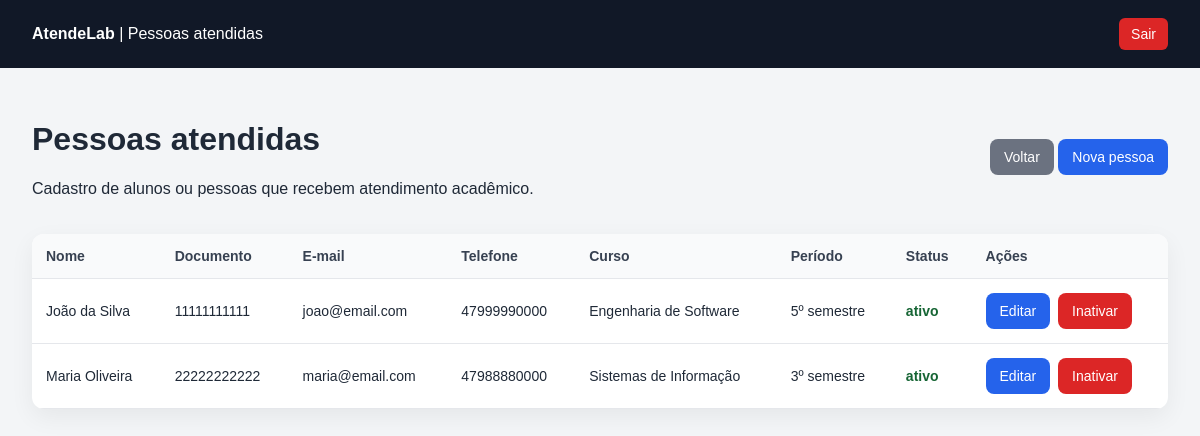
Screenshot of /atendelab-main/pessoas/index.php (signed in) with the database file from the repository.
### tables this page shows
CREATE TABLE `pessoas` (
  `id` int(11) NOT NULL,
  `nome` varchar(100) NOT NULL,
  `documento` varchar(20) DEFAULT NULL,
  `email` varchar(100) DEFAULT NULL,
  `telefone` varchar(20) DEFAULT NULL,
  `curso` varchar(100) DEFAULT NULL,
  `periodo` varchar(50) DEFAULT NULL,
  `status` enum('ativo','inativo') DEFAULT 'ativo',
  `criado_em` timestamp NOT NULL DEFAULT current_timestamp()
);

### atendelab-main/pessoas/index.php (the view, shortened to what this page needs)
<?php
require_once __DIR__ . '/../config/database.php';
$sql = "SELECT * FROM pessoas ORDER BY criado_em DESC";
$stmt = $pdo->query($sql);
$pessoas = $stmt->fetchAll(PDO::FETCH_ASSOC);
?>
<!DOCTYPE html>
<html lang="pt-br">
<head>
</head>
<body>
<header>
    <div>
        <strong>AtendeLab</strong>
        <span> | Pessoas atendidas</span>
    </div>
    <a href="../logout.php">Sair</a>
</header>
<main>
    <div class="topo">
        <div>
            <h1>Pessoas atendidas</h1>
            <p>Cadastro de alunos ou pessoas que recebem atendimento acadêmico.</p>
        </div>
        <div>
            <a class="btn btn-secundario" href="../dashboard.php">Voltar</a>
            <a class="btn" href="criar.php">Nova pessoa</a>
        </div>
    </div>
    <table>
        <thead>
            <tr>
                <th>Nome</th>
                <th>Documento</th>
                <th>E-mail</th>
                <th>Telefone</th>
                <th>Curso</th>
                <th>Período</th>
                <th>Status</th>
                <th>Ações</th>
            </tr>
        </thead>
        <tbody>
            <?php if (count($pessoas) > 0): ?>
                <?php foreach ($pessoas as $pessoa): ?>
                    <tr>
                        <td><?php echo htmlspecialchars($pessoa['nome']); ?></td>
                        <td><?php echo htmlspecialchars($pessoa['documento']); ?></td>
                        <td><?php echo htmlspecialchars($pessoa['email']); ?></td>
                        <td><?php echo htmlspecialchars($pessoa['telefone']); ?></td>
                        <td><?php echo htmlspecialchars($pessoa['curso']); ?></td>
                        <td><?php echo htmlspecialchars($pessoa['periodo']); ?></td>
                        <td>
                            <span class="<?php echo $pessoa['status'] === 'ativo' ? 'status-ativo' : 'status-inativo'; ?>">
                                <?php echo htmlspecialchars($pessoa['status']); ?>
                            </span>
                        </td>
                        <td>
                            <div class="acoes">
                                <a class="btn" href="editar.php?id=<?php echo $pessoa['id']; ?>">Editar</a>
                                <a class="btn btn-alerta" href="excluir.php?id=<?php echo $pessoa['id']; ?>" onclick="return confirm('Deseja realmente inativar esta pessoa?')">Inativar</a>
                            </div>
                        </td>
                    </tr>
                <?php endforeach; ?>
            <?php else: ?>
                <tr>
                    <td colspan="8">Nenhuma pessoa cadastrada.</td>
                </tr>
            <?php endif; ?>
        </tbody>
    </table>
</main>
</body>
</html>

### atendelab-main/pessoas/index.php (style rules this page uses)
body { margin: 0; font-family: Arial, sans-serif; background: #f3f5f7; color: #1f2937; }
header { background: #111827; color: #ffffff; padding: 18px 32px; display: flex; justify-content: space-between; align-items: center; }
header a { color: #ffffff; text-decoration: none; background: #dc2626; padding: 8px 12px; border-radius: 6px; font-size: 14px; }
main { padding: 32px; }
.topo { display: flex; justify-content: space-between; align-items: center; gap: 12px; margin-bottom: 20px; }
.btn { background: #2563eb; color: #ffffff; padding: 10px 14px; border-radius: 8px; text-decoration: none; border: none; cursor: pointer; font-size: 14px; }
.btn-secundario { background: #6b7280; }
.btn-alerta { background: #dc2626; }
table { width: 100%; border-collapse: collapse; background: #ffffff; border-radius: 12px; overflow: hidden; box-shadow: 0 8px 24px rgba(0, 0, 0, 0.06); }
th, td { padding: 14px; border-bottom: 1px solid #e5e7eb; text-align: left; font-size: 14px; }
th { background: #f9fafb; color: #374151; }
.acoes { display: flex; gap: 8px; }
.status-ativo { color: #166534; font-weight: bold; }

### rows the page displays
pessoas: nome "João da Silva", documento "11111111111", email "joao@email.com", telefone "47999990000", curso "Engenharia de Software", periodo "5º semestre", status "ativo"
pessoas: nome "Maria Oliveira", documento "22222222222", email "maria@email.com", telefone "47988880000", curso "Sistemas de Informação", periodo "3º semestre", status "ativo"
